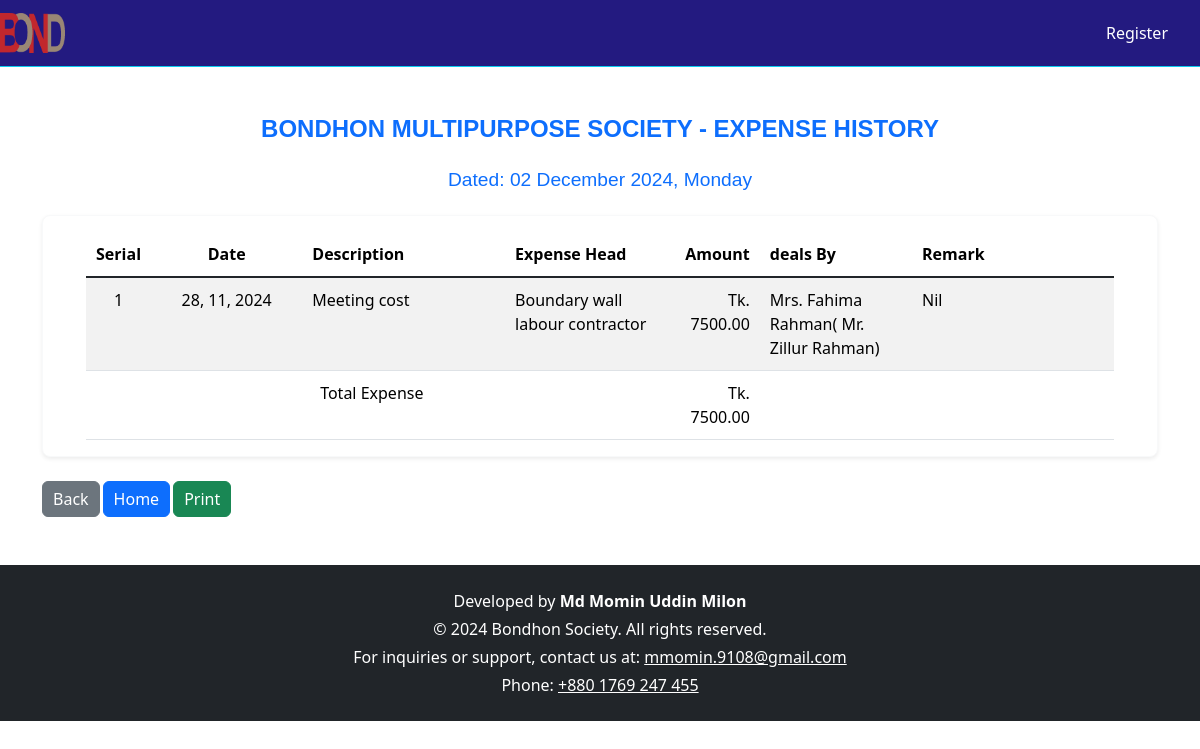
The page /date_wise_expense/ on the database its author committed.
### myapp/models.py (models this page shows, shortened)
class Expense(models.Model):
    date = models.DateField()
    description = models.CharField(max_length=255)
    expense_head = models.ForeignKey(ExpenseHead, on_delete=models.CASCADE)
    amount = models.DecimalField(max_digits=10, decimal_places=2)
    created_by = models.ForeignKey(SocietyMember, on_delete=models.CASCADE)
    remark = models.CharField(max_length=200, default="Nil")

class ExpenseHead(models.Model):
    name = models.CharField(max_length=255)

class SocietyMember(models.Model):
    MEMBER_DESIGNATION_CHOICES = [
        ("General Member", "General Member"),
        ("Treasurer", "Treasurer"),
        ("Secretary", "Secretary"),
        ("President", "President"),
    ]
    name = models.CharField(max_length=255)
    society_designation = models.CharField(
        max_length=50, choices=MEMBER_DESIGNATION_CHOICES, default="General Member"
    )
    phone_number = models.CharField(max_length=15)
    address = models.TextField(null=True, blank=True)
    shares = models.PositiveIntegerField(default=1)
    joining_date = models.DateField(default=date.today)

### myapp/views.py (the view)
# urls.py: path('date_wise_expense/', views.date_wise_expense, name='date_wise_expense'),
def date_wise_expense(request):
    date_wise_expense = Expense.objects.all().order_by('date')
    total_expense = date_wise_expense.aggregate(Sum('amount'))['amount__sum'] or 0
    context = {
        "date_wise_expense": date_wise_expense,
        'total_expense': total_expense,
    }
    return render(request, "date_wise_expense.html", context)

### templates/date_wise_expense.html (shortened to what this page needs)
{% extends 'base.html' %}
{% block content %}
<div class="container mt-5">
    <h4 class="text-center mb-2 text-primary" style="font-family: 'Arial', sans-serif; font-size: 1.5em; font-weight: 600;">BONDHON MULTIPURPOSE SOCIETY - EXPENSE HISTORY</h4>
    <h5 class="text-center mb-4 text-primary" style="font-family: 'Arial', sans-serif; font-size: 1.2em; font-weight: 400;">Dated: {% now "d F Y, l" %}</h5>
    <div class="card shadow-sm border-light w-90">
        <div class="card-body">
            {% if date_wise_expense %}
            <table class="table table-hover table-striped" style="width: 95%; margin: 0 auto;">
                <thead class="thead-dark">
                    <tr>
                        <th class="serial-column">Serial</th>
                        <th class="date-column">Date</th>
                        <th class="description-column">Description</th>
                        <th class="expense-head-column">Expense Head</th>
                        <th class="amount-column">Amount</th>
                        <th class="created-by-column">deals By</th>
                        <th class="remark-column">Remark</th>
                    </tr>
                </thead>
                <tbody>
                    {% for expense in date_wise_expense %}
                    <tr>
                        <td class="serial-column">{{ forloop.counter }}</td>
                        <td class="date-column">{{ expense.date|date:"d, m, Y" }}</td>
                        <td class="description-column text-start">{{ expense.description }}</td>
                        <td class="expense-head-column text-start">{{ expense.expense_head.name }}</td>
                        <td class="amount-column text-end"> Tk. {{ expense.amount|floatformat:2 }}</td>
                        <td class="created-by-column text-start">{{ expense.created_by.name }}</td>
                        <td class="remark-column text-start">{{ expense.remark }}</td>
                    </tr>
                    {% endfor %}
                    <tr class="font-weight-bold text-success">
                        <td colspan="4" class="text-right">Total Expense</td>
                        <td class="text-end">Tk. {{ total_expense|floatformat:2 }}</td>
                        <td colspan="2"></td>
                    </tr>
                </tbody>
            </table>
            {% else %}
            <p class="text-center text-warning">No expenses found.</p>
            {% endif %}
        </div>
    </div>
    <div class="d-flex justify-content-start mt-4">
        <a href="javascript:history.back()" class="btn btn-secondary">Back</a>
        <a href="{% url 'home' %}" class="btn btn-primary">Home</a>
        <button class="btn btn-success print-btn" onclick="window.print();">Print</button>
    </div>
</div>
{% endblock %}

### templates/date_wise_expense.html (style rules this page uses)
.table td, .table th { text-align: center; }
.table th, .table td { padding: 10px; }
.table .serial-column { width: 5%; }
.table .date-column { width: 15%; }
.table .description-column { width: 20%; text-align: left; }
.table .expense-head-column { width: 15%; text-align: left; }
.table .amount-column { width: 10%; text-align: right; }
.table .created-by-column { width: 15%; text-align: left; }
.table .remark-column { width: 20%; text-align: left; }
.card { border-radius: 8px; box-shadow: 0px 4px 8px rgba(0, 0, 0, 0.1); }
.btn { padding: 5px 10px; margin-right: 3px; }

### rows shown on the page
Expense: date "28, 11, 2024", description "Meeting cost", expense_head.name "Boundary wall labour contractor", amount "7500.00", created_by.name "Mrs. Fahima Rahman( Mr. Zillur Rahman)", remark "Nil"

### other values the page prints
{{ total_expense|floatformat:2 }} "7500.00"
